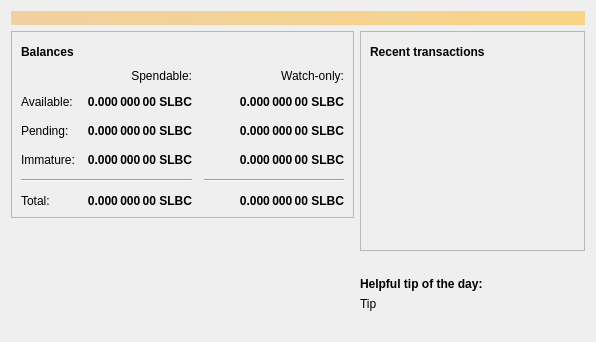
<?xml version="1.0" encoding="UTF-8"?>
<ui version="4.0">
 <class>OverviewPage</class>
 <widget class="QWidget" name="OverviewPage">
  <property name="geometry">
   <rect>
    <x>0</x>
    <y>0</y>
    <width>596</width>
    <height>342</height>
   </rect>
  </property>
  <property name="windowTitle">
   <string>Form</string>
  </property>
  <layout class="QVBoxLayout" name="topLayout">
   <item>
    <widget class="QLabel" name="labelAlerts">
     <property name="visible">
      <bool>false</bool>
     </property>
     <property name="styleSheet">
      <string notr="true">QLabel { background-color: qlineargradient(x1: 0, y1: 0, x2: 1, y2: 0, stop:0 #F0D0A0, stop:1 #F8D488); color:#000000; }</string>
     </property>
     <property name="wordWrap">
      <bool>true</bool>
     </property>
     <property name="margin">
      <number>3</number>
     </property>
     <property name="textInteractionFlags">
      <set>Qt::TextSelectableByMouse</set>
     </property>
    </widget>
   </item>
   <item>
    <layout class="QHBoxLayout" name="horizontalLayout" stretch="1,1">
     <item>
      <layout class="QVBoxLayout" name="verticalLayout_2">
       <item>
        <widget class="QFrame" name="frame">
         <property name="frameShape">
          <enum>QFrame::StyledPanel</enum>
         </property>
         <property name="frameShadow">
          <enum>QFrame::Raised</enum>
         </property>
         <layout class="QVBoxLayout" name="verticalLayout_4">
          <item>
           <layout class="QHBoxLayout" name="horizontalLayout_4">
            <item>
             <widget class="QLabel" name="label_5">
              <property name="font">
               <font>
                <weight>75</weight>
                <bold>true</bold>
               </font>
              </property>
              <property name="text">
               <string>Balances</string>
              </property>
             </widget>
            </item>
            <item>
             <widget class="QPushButton" name="labelWalletStatus">
              <property name="enabled">
               <bool>true</bool>
              </property>
              <property name="maximumSize">
               <size>
                <width>30</width>
                <height>16777215</height>
               </size>
              </property>
              <property name="toolTip">
               <string>The displayed information may be out of date. Your wallet automatically synchronizes with the SlothBlockCoin network after a connection is established, but this process has not completed yet.</string>
              </property>
              <property name="text">
               <string/>
              </property>
              <property name="icon">
               <iconset resource="../bitcoin.qrc">
                <normaloff>:/icons/warning</normaloff>
                <disabledoff>:/icons/warning</disabledoff>:/icons/warning</iconset>
              </property>
              <property name="iconSize">
               <size>
                <width>24</width>
                <height>24</height>
               </size>
              </property>
              <property name="flat">
               <bool>true</bool>
              </property>
             </widget>
            </item>
            <item>
             <spacer name="horizontalSpacer_3">
              <property name="orientation">
               <enum>Qt::Horizontal</enum>
              </property>
              <property name="sizeHint" stdset="0">
               <size>
                <width>40</width>
                <height>20</height>
               </size>
              </property>
             </spacer>
            </item>
           </layout>
          </item>
          <item>
           <layout class="QGridLayout" name="gridLayout">
            <property name="spacing">
             <number>12</number>
            </property>
            <item row="2" column="2">
             <widget class="QLabel" name="labelWatchPending">
              <property name="font">
               <font>
                <weight>75</weight>
                <bold>true</bold>
               </font>
              </property>
              <property name="cursor">
               <cursorShape>IBeamCursor</cursorShape>
              </property>
              <property name="toolTip">
               <string>Unconfirmed transactions to watch-only addresses</string>
              </property>
              <property name="text">
               <string notr="true">0.000 000 00 SLBC</string>
              </property>
              <property name="alignment">
               <set>Qt::AlignRight|Qt::AlignTrailing|Qt::AlignVCenter</set>
              </property>
              <property name="textInteractionFlags">
               <set>Qt::LinksAccessibleByMouse|Qt::TextSelectableByKeyboard|Qt::TextSelectableByMouse</set>
              </property>
             </widget>
            </item>
            <item row="2" column="1">
             <widget class="QLabel" name="labelUnconfirmed">
              <property name="font">
               <font>
                <weight>75</weight>
                <bold>true</bold>
               </font>
              </property>
              <property name="cursor">
               <cursorShape>IBeamCursor</cursorShape>
              </property>
              <property name="toolTip">
               <string>Total of transactions that have yet to be confirmed, and do not yet count toward the spendable balance</string>
              </property>
              <property name="text">
               <string notr="true">0.000 000 00 SLBC</string>
              </property>
              <property name="alignment">
               <set>Qt::AlignRight|Qt::AlignTrailing|Qt::AlignVCenter</set>
              </property>
              <property name="textInteractionFlags">
               <set>Qt::LinksAccessibleByMouse|Qt::TextSelectableByKeyboard|Qt::TextSelectableByMouse</set>
              </property>
             </widget>
            </item>
            <item row="3" column="2">
             <widget class="QLabel" name="labelWatchImmature">
              <property name="font">
               <font>
                <weight>75</weight>
                <bold>true</bold>
               </font>
              </property>
              <property name="cursor">
               <cursorShape>IBeamCursor</cursorShape>
              </property>
              <property name="toolTip">
               <string>Mined balance in watch-only addresses that has not yet matured</string>
              </property>
              <property name="text">
               <string notr="true">0.000 000 00 SLBC</string>
              </property>
              <property name="alignment">
               <set>Qt::AlignRight|Qt::AlignTrailing|Qt::AlignVCenter</set>
              </property>
              <property name="textInteractionFlags">
               <set>Qt::LinksAccessibleByMouse|Qt::TextSelectableByKeyboard|Qt::TextSelectableByMouse</set>
              </property>
             </widget>
            </item>
            <item row="4" column="0" colspan="2">
             <widget class="Line" name="line">
              <property name="orientation">
               <enum>Qt::Horizontal</enum>
              </property>
             </widget>
            </item>
            <item row="4" column="2">
             <widget class="Line" name="lineWatchBalance">
              <property name="sizePolicy">
               <sizepolicy hsizetype="Preferred" vsizetype="Fixed">
                <horstretch>0</horstretch>
                <verstretch>0</verstretch>
               </sizepolicy>
              </property>
              <property name="minimumSize">
               <size>
                <width>140</width>
                <height>0</height>
               </size>
              </property>
              <property name="orientation">
               <enum>Qt::Horizontal</enum>
              </property>
             </widget>
            </item>
            <item row="5" column="0">
             <widget class="QLabel" name="labelTotalText">
              <property name="text">
               <string>Total:</string>
              </property>
             </widget>
            </item>
            <item row="3" column="1">
             <widget class="QLabel" name="labelImmature">
              <property name="font">
               <font>
                <weight>75</weight>
                <bold>true</bold>
               </font>
              </property>
              <property name="cursor">
               <cursorShape>IBeamCursor</cursorShape>
              </property>
              <property name="toolTip">
               <string>Mined balance that has not yet matured</string>
              </property>
              <property name="text">
               <string notr="true">0.000 000 00 SLBC</string>
              </property>
              <property name="alignment">
               <set>Qt::AlignRight|Qt::AlignTrailing|Qt::AlignVCenter</set>
              </property>
              <property name="textInteractionFlags">
               <set>Qt::LinksAccessibleByMouse|Qt::TextSelectableByKeyboard|Qt::TextSelectableByMouse</set>
              </property>
             </widget>
            </item>
            <item row="2" column="3">
             <spacer name="horizontalSpacer_2">
              <property name="orientation">
               <enum>Qt::Horizontal</enum>
              </property>
              <property name="sizeHint" stdset="0">
               <size>
                <width>40</width>
                <height>20</height>
               </size>
              </property>
             </spacer>
            </item>
            <item row="3" column="0">
             <widget class="QLabel" name="labelImmatureText">
              <property name="text">
               <string>Immature:</string>
              </property>
             </widget>
            </item>
            <item row="5" column="1">
             <widget class="QLabel" name="labelTotal">
              <property name="font">
               <font>
                <weight>75</weight>
                <bold>true</bold>
               </font>
              </property>
              <property name="cursor">
               <cursorShape>IBeamCursor</cursorShape>
              </property>
              <property name="toolTip">
               <string>Your current total balance</string>
              </property>
              <property name="text">
               <string notr="true">0.000 000 00 SLBC</string>
              </property>
              <property name="alignment">
               <set>Qt::AlignRight|Qt::AlignTrailing|Qt::AlignVCenter</set>
              </property>
              <property name="textInteractionFlags">
               <set>Qt::LinksAccessibleByMouse|Qt::TextSelectableByKeyboard|Qt::TextSelectableByMouse</set>
              </property>
             </widget>
            </item>
            <item row="5" column="2">
             <widget class="QLabel" name="labelWatchTotal">
              <property name="font">
               <font>
                <weight>75</weight>
                <bold>true</bold>
               </font>
              </property>
              <property name="cursor">
               <cursorShape>IBeamCursor</cursorShape>
              </property>
              <property name="toolTip">
               <string>Current total balance in watch-only addresses</string>
              </property>
              <property name="text">
               <string notr="true">0.000 000 00 SLBC</string>
              </property>
              <property name="alignment">
               <set>Qt::AlignRight|Qt::AlignTrailing|Qt::AlignVCenter</set>
              </property>
              <property name="textInteractionFlags">
               <set>Qt::LinksAccessibleByMouse|Qt::TextSelectableByKeyboard|Qt::TextSelectableByMouse</set>
              </property>
             </widget>
            </item>
            <item row="0" column="2">
             <widget class="QLabel" name="labelWatchonly">
              <property name="text">
               <string>Watch-only:</string>
              </property>
              <property name="alignment">
               <set>Qt::AlignRight|Qt::AlignTrailing|Qt::AlignVCenter</set>
              </property>
             </widget>
            </item>
            <item row="1" column="0">
             <widget class="QLabel" name="labelBalanceText">
              <property name="text">
               <string>Available:</string>
              </property>
             </widget>
            </item>
            <item row="1" column="1">
             <widget class="QLabel" name="labelBalance">
              <property name="font">
               <font>
                <weight>75</weight>
                <bold>true</bold>
               </font>
              </property>
              <property name="cursor">
               <cursorShape>IBeamCursor</cursorShape>
              </property>
              <property name="toolTip">
               <string>Your current spendable balance</string>
              </property>
              <property name="text">
               <string notr="true">0.000 000 00 SLBC</string>
              </property>
              <property name="alignment">
               <set>Qt::AlignRight|Qt::AlignTrailing|Qt::AlignVCenter</set>
              </property>
              <property name="textInteractionFlags">
               <set>Qt::LinksAccessibleByMouse|Qt::TextSelectableByKeyboard|Qt::TextSelectableByMouse</set>
              </property>
             </widget>
            </item>
            <item row="1" column="2">
             <widget class="QLabel" name="labelWatchAvailable">
              <property name="font">
               <font>
                <weight>75</weight>
                <bold>true</bold>
               </font>
              </property>
              <property name="cursor">
               <cursorShape>IBeamCursor</cursorShape>
              </property>
              <property name="toolTip">
               <string>Your current balance in watch-only addresses</string>
              </property>
              <property name="text">
               <string notr="true">0.000 000 00 SLBC</string>
              </property>
              <property name="alignment">
               <set>Qt::AlignRight|Qt::AlignTrailing|Qt::AlignVCenter</set>
              </property>
              <property name="textInteractionFlags">
               <set>Qt::LinksAccessibleByMouse|Qt::TextSelectableByKeyboard|Qt::TextSelectableByMouse</set>
              </property>
             </widget>
            </item>
            <item row="2" column="0">
             <widget class="QLabel" name="labelPendingText">
              <property name="text">
               <string>Pending:</string>
              </property>
             </widget>
            </item>
            <item row="0" column="1">
             <widget class="QLabel" name="labelSpendable">
              <property name="text">
               <string>Spendable:</string>
              </property>
              <property name="alignment">
               <set>Qt::AlignRight|Qt::AlignTrailing|Qt::AlignVCenter</set>
              </property>
             </widget>
            </item>
           </layout>
          </item>
         </layout>
        </widget>
       </item>
       <item>
        <spacer name="verticalSpacer">
         <property name="orientation">
          <enum>Qt::Vertical</enum>
         </property>
         <property name="sizeHint" stdset="0">
          <size>
           <width>20</width>
           <height>40</height>
          </size>
         </property>
        </spacer>
       </item>
       <item>
        <layout class="QGridLayout" name="logo_grid">
          <item>
            <widget class="QLabel" name="label_wallet_bgcoin">
             <property name="text">
              <string/>
             </property>
             <property name="pixmap">
              <pixmap resource="../bitcoin.qrc">:/icons/wallet_bgcoin</pixmap>
             </property>
             <property name="scaledContents">
              <bool>false</bool>
             </property>
             <property name="alignment">
              <set>Qt::AlignCenter</set>
             </property>
             <property name="margin">
              <number>-2</number>
             </property>
            </widget>
          </item>
          <item>
            <widget class="QLabel" name="label_wallet_version_overlay">
              <property name="text">
               <string></string>
              </property>
              <property name="pixmap">
              </property>
              <property name="scaledContents">
               <bool>false</bool>
              </property>
              <property name="alignment">
               <set>Qt::AlignLeft|Qt::AlignBottom</set>
              </property>
              <property name="margin">
               <number>2</number>
              </property>
            </widget>
          </item>
        </layout>
       </item>
      </layout>
     </item>
     <item>
      <layout class="QVBoxLayout" name="verticalLayout_3">
       <item>
        <widget class="QFrame" name="frame_2">
         <property name="frameShape">
          <enum>QFrame::StyledPanel</enum>
         </property>
         <property name="frameShadow">
          <enum>QFrame::Raised</enum>
         </property>
         <layout class="QVBoxLayout" name="verticalLayout">
          <item>
           <layout class="QHBoxLayout" name="horizontalLayout_2">
            <item>
             <widget class="QLabel" name="label_4">
              <property name="font">
               <font>
                <weight>75</weight>
                <bold>true</bold>
               </font>
              </property>
              <property name="text">
               <string>Recent transactions</string>
              </property>
             </widget>
            </item>
            <item>
             <widget class="QPushButton" name="labelTransactionsStatus">
              <property name="enabled">
               <bool>true</bool>
              </property>
              <property name="maximumSize">
               <size>
                <width>30</width>
                <height>16777215</height>
               </size>
              </property>
              <property name="toolTip">
               <string>The displayed information may be out of date. Your wallet automatically synchronizes with the SlothBlockCoin network after a connection is established, but this process has not completed yet.</string>
              </property>
              <property name="text">
               <string/>
              </property>
              <property name="icon">
               <iconset resource="../bitcoin.qrc">
                <normaloff>:/icons/warning</normaloff>
                <disabledoff>:/icons/warning</disabledoff>:/icons/warning</iconset>
              </property>
              <property name="iconSize">
               <size>
                <width>24</width>
                <height>24</height>
               </size>
              </property>
              <property name="flat">
               <bool>true</bool>
              </property>
             </widget>
            </item>
            <item>
             <spacer name="horizontalSpacer">
              <property name="orientation">
               <enum>Qt::Horizontal</enum>
              </property>
              <property name="sizeHint" stdset="0">
               <size>
                <width>40</width>
                <height>20</height>
               </size>
              </property>
             </spacer>
            </item>
           </layout>
          </item>
          <item>
           <widget class="QListView" name="listTransactions">
            <property name="styleSheet">
             <string notr="true">QListView { background: transparent; }</string>
            </property>
            <property name="frameShape">
             <enum>QFrame::NoFrame</enum>
            </property>
            <property name="verticalScrollBarPolicy">
             <enum>Qt::ScrollBarAlwaysOff</enum>
            </property>
            <property name="horizontalScrollBarPolicy">
             <enum>Qt::ScrollBarAlwaysOff</enum>
            </property>
            <property name="selectionMode">
             <enum>QAbstractItemView::NoSelection</enum>
            </property>
           </widget>
          </item>
         </layout>
        </widget>
       </item>
       <item>
        <spacer name="verticalSpacer_2">
         <property name="orientation">
          <enum>Qt::Vertical</enum>
         </property>
         <property name="sizeHint" stdset="0">
          <size>
           <width>20</width>
           <height>40</height>
          </size>
         </property>
        </spacer>
       </item>
       <item>
        <layout class="QVBoxLayout" name="verticalLayout_5">
         <property name="topMargin">
          <number>0</number>
         </property>
         <item>
          <widget class="QLabel" name="label_tip_header">
           <property name="font">
            <font>
             <weight>75</weight>
             <bold>true</bold>
            </font>
           </property>
           <property name="text">
            <string>Helpful tip of the day:</string>
           </property>
          </widget>
         </item>
         <item>
          <widget class="QLabel" name="label_tip">
           <property name="text">
            <string>Tip</string>
           </property>
          </widget>
         </item>
         <item>
          <spacer name="verticalSpacer_3">
           <property name="orientation">
            <enum>Qt::Vertical</enum>
           </property>
           <property name="sizeType">
            <enum>QSizePolicy::Maximum</enum>
           </property>
           <property name="sizeHint" stdset="0">
            <size>
             <width>20</width>
             <height>40</height>
            </size>
           </property>
          </spacer>
         </item>
        </layout>
       </item>
      </layout>
     </item>
    </layout>
   </item>
  </layout>
 </widget>
 <resources>
  <include location="../bitcoin.qrc"/>
 </resources>
 <connections/>
</ui>
